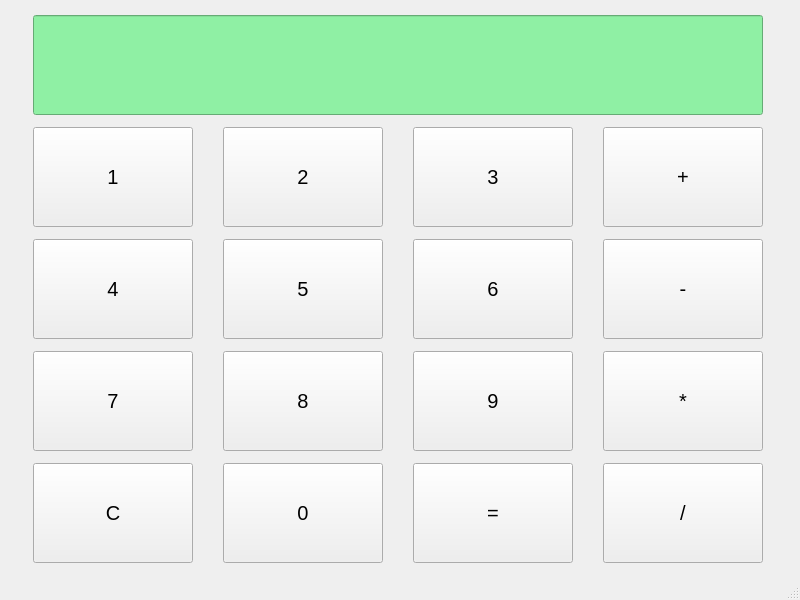
<?xml version="1.0" encoding="UTF-8"?>
<ui version="4.0">
 <class>Calculatrice</class>
 <widget class="QMainWindow" name="Calculatrice">
  <property name="geometry">
   <rect>
    <x>0</x>
    <y>0</y>
    <width>800</width>
    <height>600</height>
   </rect>
  </property>
  <property name="windowTitle">
   <string>Calculatrice</string>
  </property>
  <widget class="QWidget" name="centralwidget">
   <layout class="QGridLayout" name="gridLayout">
    <item row="0" column="0" colspan="4">
     <widget class="QLineEdit" name="lineEditAfficheur">
      <property name="minimumSize">
       <size>
        <width>380</width>
        <height>50</height>
       </size>
      </property>
      <property name="maximumSize">
       <size>
        <width>760</width>
        <height>100</height>
       </size>
      </property>
      <property name="styleSheet">
       <string notr="true">background-color: rgb(143, 240, 164);</string>
      </property>
      <property name="alignment">
       <set>Qt::AlignRight|Qt::AlignTrailing|Qt::AlignVCenter</set>
      </property>
      <property name="readOnly">
       <bool>true</bool>
      </property>
     </widget>
    </item>
    <item row="1" column="0">
     <widget class="QPushButton" name="pushButton1">
      <property name="minimumSize">
       <size>
        <width>50</width>
        <height>50</height>
       </size>
      </property>
      <property name="maximumSize">
       <size>
        <width>160</width>
        <height>100</height>
       </size>
      </property>
      <property name="font">
       <font>
        <pointsize>15</pointsize>
       </font>
      </property>
      <property name="text">
       <string>1</string>
      </property>
     </widget>
    </item>
    <item row="1" column="1">
     <widget class="QPushButton" name="pushButton2">
      <property name="minimumSize">
       <size>
        <width>50</width>
        <height>50</height>
       </size>
      </property>
      <property name="maximumSize">
       <size>
        <width>160</width>
        <height>100</height>
       </size>
      </property>
      <property name="font">
       <font>
        <pointsize>15</pointsize>
       </font>
      </property>
      <property name="text">
       <string>2</string>
      </property>
     </widget>
    </item>
    <item row="1" column="2">
     <widget class="QPushButton" name="pushButton3">
      <property name="minimumSize">
       <size>
        <width>50</width>
        <height>50</height>
       </size>
      </property>
      <property name="maximumSize">
       <size>
        <width>160</width>
        <height>100</height>
       </size>
      </property>
      <property name="font">
       <font>
        <pointsize>15</pointsize>
       </font>
      </property>
      <property name="text">
       <string>3</string>
      </property>
     </widget>
    </item>
    <item row="1" column="3">
     <widget class="QPushButton" name="pushButtonAdditionner">
      <property name="minimumSize">
       <size>
        <width>50</width>
        <height>50</height>
       </size>
      </property>
      <property name="maximumSize">
       <size>
        <width>160</width>
        <height>100</height>
       </size>
      </property>
      <property name="font">
       <font>
        <pointsize>15</pointsize>
       </font>
      </property>
      <property name="text">
       <string>+</string>
      </property>
     </widget>
    </item>
    <item row="2" column="0">
     <widget class="QPushButton" name="pushButton4">
      <property name="minimumSize">
       <size>
        <width>50</width>
        <height>50</height>
       </size>
      </property>
      <property name="maximumSize">
       <size>
        <width>160</width>
        <height>100</height>
       </size>
      </property>
      <property name="font">
       <font>
        <pointsize>15</pointsize>
       </font>
      </property>
      <property name="text">
       <string>4</string>
      </property>
     </widget>
    </item>
    <item row="2" column="1">
     <widget class="QPushButton" name="pushButton5">
      <property name="minimumSize">
       <size>
        <width>50</width>
        <height>50</height>
       </size>
      </property>
      <property name="maximumSize">
       <size>
        <width>160</width>
        <height>100</height>
       </size>
      </property>
      <property name="font">
       <font>
        <pointsize>15</pointsize>
       </font>
      </property>
      <property name="text">
       <string>5</string>
      </property>
     </widget>
    </item>
    <item row="2" column="2">
     <widget class="QPushButton" name="pushButton6">
      <property name="minimumSize">
       <size>
        <width>50</width>
        <height>50</height>
       </size>
      </property>
      <property name="maximumSize">
       <size>
        <width>160</width>
        <height>100</height>
       </size>
      </property>
      <property name="font">
       <font>
        <pointsize>15</pointsize>
       </font>
      </property>
      <property name="text">
       <string>6</string>
      </property>
     </widget>
    </item>
    <item row="2" column="3">
     <widget class="QPushButton" name="pushButtonSoustraire">
      <property name="minimumSize">
       <size>
        <width>50</width>
        <height>50</height>
       </size>
      </property>
      <property name="maximumSize">
       <size>
        <width>160</width>
        <height>100</height>
       </size>
      </property>
      <property name="font">
       <font>
        <pointsize>15</pointsize>
       </font>
      </property>
      <property name="text">
       <string>-</string>
      </property>
     </widget>
    </item>
    <item row="3" column="0">
     <widget class="QPushButton" name="pushButton7">
      <property name="minimumSize">
       <size>
        <width>50</width>
        <height>50</height>
       </size>
      </property>
      <property name="maximumSize">
       <size>
        <width>160</width>
        <height>100</height>
       </size>
      </property>
      <property name="font">
       <font>
        <pointsize>15</pointsize>
       </font>
      </property>
      <property name="text">
       <string>7</string>
      </property>
     </widget>
    </item>
    <item row="3" column="1">
     <widget class="QPushButton" name="pushButton8">
      <property name="minimumSize">
       <size>
        <width>50</width>
        <height>50</height>
       </size>
      </property>
      <property name="maximumSize">
       <size>
        <width>160</width>
        <height>100</height>
       </size>
      </property>
      <property name="font">
       <font>
        <pointsize>15</pointsize>
       </font>
      </property>
      <property name="text">
       <string>8</string>
      </property>
     </widget>
    </item>
    <item row="3" column="2">
     <widget class="QPushButton" name="pushButton9">
      <property name="minimumSize">
       <size>
        <width>50</width>
        <height>50</height>
       </size>
      </property>
      <property name="maximumSize">
       <size>
        <width>160</width>
        <height>100</height>
       </size>
      </property>
      <property name="font">
       <font>
        <pointsize>15</pointsize>
       </font>
      </property>
      <property name="text">
       <string>9</string>
      </property>
     </widget>
    </item>
    <item row="3" column="3">
     <widget class="QPushButton" name="pushButtonMultiplier">
      <property name="minimumSize">
       <size>
        <width>50</width>
        <height>50</height>
       </size>
      </property>
      <property name="maximumSize">
       <size>
        <width>160</width>
        <height>100</height>
       </size>
      </property>
      <property name="font">
       <font>
        <pointsize>15</pointsize>
       </font>
      </property>
      <property name="text">
       <string>*</string>
      </property>
     </widget>
    </item>
    <item row="4" column="0">
     <widget class="QPushButton" name="pushButtonEffacer">
      <property name="minimumSize">
       <size>
        <width>50</width>
        <height>50</height>
       </size>
      </property>
      <property name="maximumSize">
       <size>
        <width>160</width>
        <height>100</height>
       </size>
      </property>
      <property name="font">
       <font>
        <pointsize>15</pointsize>
       </font>
      </property>
      <property name="text">
       <string>C</string>
      </property>
     </widget>
    </item>
    <item row="4" column="1">
     <widget class="QPushButton" name="pushButton0">
      <property name="minimumSize">
       <size>
        <width>50</width>
        <height>50</height>
       </size>
      </property>
      <property name="maximumSize">
       <size>
        <width>160</width>
        <height>100</height>
       </size>
      </property>
      <property name="font">
       <font>
        <pointsize>15</pointsize>
       </font>
      </property>
      <property name="text">
       <string>0</string>
      </property>
     </widget>
    </item>
    <item row="4" column="2">
     <widget class="QPushButton" name="pushButtonEgal">
      <property name="minimumSize">
       <size>
        <width>50</width>
        <height>50</height>
       </size>
      </property>
      <property name="maximumSize">
       <size>
        <width>160</width>
        <height>100</height>
       </size>
      </property>
      <property name="font">
       <font>
        <pointsize>15</pointsize>
       </font>
      </property>
      <property name="text">
       <string>=</string>
      </property>
     </widget>
    </item>
    <item row="4" column="3">
     <widget class="QPushButton" name="pushButtonDiviser">
      <property name="minimumSize">
       <size>
        <width>50</width>
        <height>50</height>
       </size>
      </property>
      <property name="maximumSize">
       <size>
        <width>160</width>
        <height>100</height>
       </size>
      </property>
      <property name="font">
       <font>
        <pointsize>15</pointsize>
       </font>
      </property>
      <property name="text">
       <string>/</string>
      </property>
     </widget>
    </item>
   </layout>
  </widget>
  <widget class="QMenuBar" name="menubar">
   <property name="geometry">
    <rect>
     <x>0</x>
     <y>0</y>
     <width>800</width>
     <height>20</height>
    </rect>
   </property>
  </widget>
  <widget class="QStatusBar" name="statusbar"/>
 </widget>
 <resources/>
 <connections/>
</ui>
